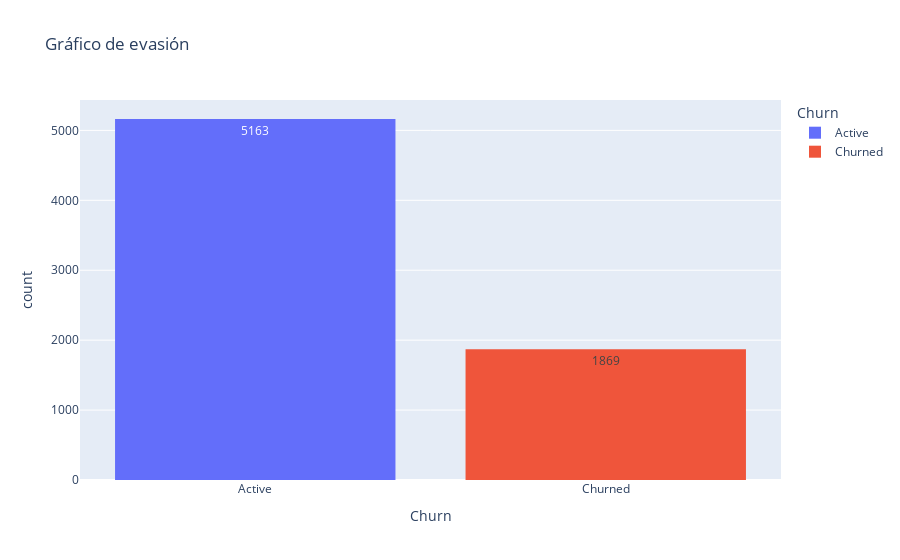

The notebook cell this image was saved under:
### Code cell
px.histogram(data_norm, x = 'Churn', text_auto = True, color='Churn', title='Gráfico de evasión')

### Figure 1 — Plotly figure (JSON) as saved in the notebook; plotly's stock layout.template omitted (floating-point values rounded to 4 significant figures; data arrays with more than 128 entries replaced by an {"elided": "..."} marker saying what was removed)
{"data": [{"bingroup": "x", "hovertemplate": "Churn=%{x}<br>count=%{y}<extra></extra>", "legendgroup": "Active", "marker": {"color": "#636efa", "pattern": {"shape": ""}}, "name": "Active", "orientation": "v", "showlegend": true, "texttemplate": "%{value}", "type": "histogram", "x": {"elided": "5163 str values"}, "xaxis": "x", "yaxis": "y"}, {"bingroup": "x", "hovertemplate": "Churn=%{x}<br>count=%{y}<extra></extra>", "legendgroup": "Churned", "marker": {"color": "#EF553B", "pattern": {"shape": ""}}, "name": "Churned", "orientation": "v", "showlegend": true, "texttemplate": "%{value}", "type": "histogram", "x": {"elided": "1869 str values"}, "xaxis": "x", "yaxis": "y"}], "layout": {"barmode": "relative", "legend": {"title": {"text": "Churn"}, "tracegroupgap": 0}, "title": {"text": "Gráfico de evasión"}, "xaxis": {"anchor": "y", "categoryarray": ["Active", "Churned"], "categoryorder": "array", "domain": [0, 1], "title": {"text": "Churn"}}, "yaxis": {"anchor": "x", "domain": [0, 1], "title": {"text": "count"}}}}
